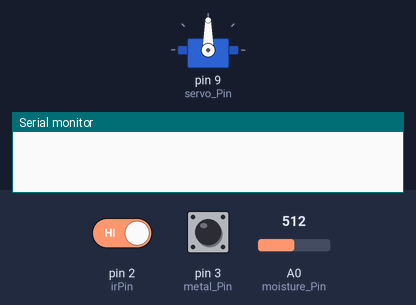
The sketch below on a simulated Arduino Uno, built with avr-gcc and run on an emulated ATmega328P. Parts: servo, the last lines printed to the serial monitor. Inputs (shaded band) come from the test bench; at power-on: pin 2 (irPin) HIGH, pin 3 (metal_Pin) HIGH, A0 (moisture_Pin) = 512.

Above: at 1.2 s.
1.3 s: pin 2 (irPin) driven LOW
At 2.0 s:
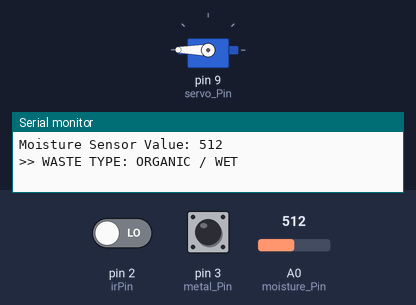
4.3 s: pin 3 (metal_Pin) pulled LOW for 3.2 s
At 7.1 s:
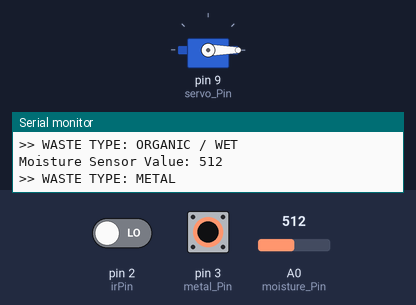
9.3 s: A0 (moisture_Pin) set to 592
11.8 s: A0 (moisture_Pin) set to 608
At 13.3 s:
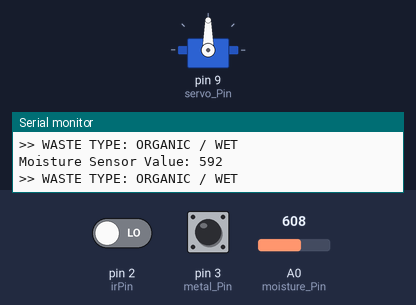
Timing chart, 0 to 14.8 s (numbered marks = the images above; inputs shaded):
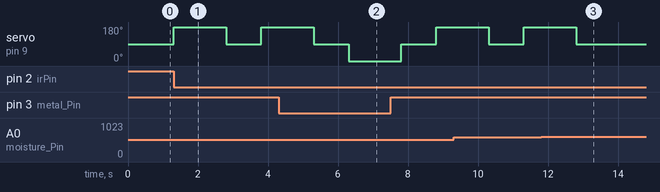

The sketch:

waste_segregation.ino
```cpp
#include <Servo.h>

Servo servo;

int irPin = 2;              // IR sensor pin
int metal_Pin = 3;          // Metal sensor pin (NPN type)
int moisture_Pin = A0;      // Moisture sensor pin
int servo_Pin = 9;          // Servo motor pin

int moistureThreshold = 600; // Threshold for wet/organic waste

void setup() {
  servo.attach(servo_Pin);

  pinMode(irPin, INPUT);
  pinMode(metal_Pin, INPUT_PULLUP); // NPN metal sensor
  pinMode(moisture_Pin, INPUT);

  Serial.begin(9600);

  servo.write(90); // Default neutral position
}

void loop() {
  int irValue = digitalRead(irPin);
  int metalValue = digitalRead(metal_Pin);
  int moisture_Value = analogRead(moisture_Pin);

  // Check if waste is detected by IR sensor
  if (irValue == LOW) {   // Object detected
    Serial.print("Moisture Sensor Value: ");
    Serial.println(moisture_Value);

    // Check for metal waste
    if (metalValue == LOW) {
      Serial.println(">> WASTE TYPE: METAL");
      servo.write(0);   // Metal bin position
    }
    // Check for wet/organic waste
    else if (moisture_Value < moistureThreshold) {
      Serial.println(">> WASTE TYPE: ORGANIC / WET");
      servo.write(180); // Wet bin position
    }
    // Otherwise dry waste
    else {
      Serial.println(">> WASTE TYPE: DRY / NON-METAL");
      servo.write(90);  // Dry bin position
    }

    delay(1500);        // Allow servo to move
    servo.write(90);    // Return to default
    delay(1000);
  }
}
```

Measured:
- the behaviour switches between 599 and 600 on A0 (moisture_Pin) (found by bisection; images 2 and 3)
- after the input at 1.3 s, servo on pin 9 (servo_Pin): 90° → 180° at once, → 90° 1.5 s later, → 180° 1.0 s later
- after the input at 11.8 s, servo on pin 9 (servo_Pin): goes on until 12.8 s, then stays 90°
